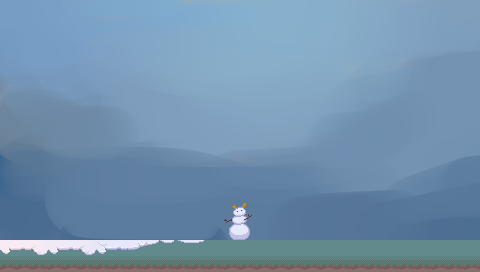

Tiled map render using the project's own tile images. Description and the whole map definition, tile-layer contents included, below:
An orthogonal 30x17 tile map with 16x16 px tiles, 3 tile layers (00sol1, 00sol2, 00sol3), 1 image layer.

<map version="1.2" tiledversion="1.2.3" orientation="orthogonal" renderorder="right-down" width="30" height="17" tilewidth="16" tileheight="16" infinite="0" nextlayerid="16" nextobjectid="1">
 <tileset firstgid="1" source="neige side.tsx" />
 <imagelayer id="12" name="00background" offsetx="-7" offsety="0">
  <image source="neige background.png" width="508" height="270" />
 </imagelayer>
 <layer id="13" name="00sol1" width="30" height="17">
  <data encoding="csv">
0,0,0,0,0,0,0,0,0,0,0,0,0,0,0,0,0,0,0,0,0,0,0,0,0,0,0,0,0,0,
0,0,0,0,0,0,0,0,0,0,0,0,0,0,0,0,0,0,0,0,0,0,0,0,0,0,0,0,0,0,
0,0,0,0,0,0,0,0,0,0,0,0,0,0,0,0,0,0,0,0,0,0,0,0,0,0,0,0,0,0,
0,0,0,0,0,0,0,0,0,0,0,0,0,0,0,0,0,0,0,0,0,0,0,0,0,0,0,0,0,0,
0,0,0,0,0,0,0,0,0,0,0,0,0,0,0,0,0,0,0,0,0,0,0,0,0,0,0,0,0,0,
0,0,0,0,0,0,0,0,0,0,0,0,0,0,0,0,0,0,0,0,0,0,0,0,0,0,0,0,0,0,
0,0,0,0,0,0,0,0,0,0,0,0,0,0,0,0,0,0,0,0,0,0,0,0,0,0,0,0,0,0,
0,0,0,0,0,0,0,0,0,0,0,0,0,0,0,0,0,0,0,0,0,0,0,0,0,0,0,0,0,0,
0,0,0,0,0,0,0,0,0,0,0,0,0,0,0,0,0,0,0,0,0,0,0,0,0,0,0,0,0,0,
0,0,0,0,0,0,0,0,0,0,0,0,0,0,0,0,0,0,0,0,0,0,0,0,0,0,0,0,0,0,
0,0,0,0,0,0,0,0,0,0,0,0,0,0,0,0,0,0,0,0,0,0,0,0,0,0,0,0,0,0,
0,0,0,0,0,0,0,0,0,0,0,0,0,0,0,0,0,0,0,0,0,0,0,0,0,0,0,0,0,0,
0,0,0,0,0,0,0,0,0,0,0,0,0,0,68,69,0,0,0,0,0,0,0,0,0,0,0,0,0,0,
0,0,0,0,0,0,0,0,0,0,0,0,0,0,83,84,0,0,0,0,0,0,0,0,0,0,0,0,0,0,
0,0,0,0,0,0,0,0,0,0,0,0,0,0,98,99,0,0,0,0,0,0,0,0,0,0,0,0,0,0,
121,122,123,124,125,126,127,128,129,130,131,132,133,134,134,134,134,134,134,134,134,134,134,134,134,134,134,134,134,134,
136,136,137,136,136,137,137,137,137,137,137,137,137,137,136,136,136,136,136,136,136,137,136,137,137,137,137,136,137,136
</data>
 </layer>
 <layer id="14" name="00sol2" width="30" height="17">
  <data encoding="csv">
0,0,0,0,0,0,0,0,0,0,0,0,0,0,0,0,0,0,0,0,0,0,0,0,0,0,0,0,0,0,
0,0,0,0,0,0,0,0,0,0,0,0,0,0,0,0,0,0,0,0,0,0,0,0,0,0,0,0,0,0,
0,0,0,0,0,0,0,0,0,0,0,0,0,0,0,0,0,0,0,0,0,0,0,0,0,0,0,0,0,0,
0,0,0,0,0,0,0,0,0,0,0,0,0,0,0,0,0,0,0,0,0,0,0,0,0,0,0,0,0,0,
0,0,0,0,0,0,0,0,0,0,0,0,0,0,0,0,0,0,0,0,0,0,0,0,0,0,0,0,0,0,
0,0,0,0,0,0,0,0,0,0,0,0,0,0,0,0,0,0,0,0,0,0,0,0,0,0,0,0,0,0,
0,0,0,0,0,0,0,0,0,0,0,0,0,0,0,0,0,0,0,0,0,0,0,0,0,0,0,0,0,0,
0,0,0,0,0,0,0,0,0,0,0,0,0,0,0,0,0,0,0,0,0,0,0,0,0,0,0,0,0,0,
0,0,0,0,0,0,0,0,0,0,0,0,0,0,0,0,0,0,0,0,0,0,0,0,0,0,0,0,0,0,
0,0,0,0,0,0,0,0,0,0,0,0,0,0,0,0,0,0,0,0,0,0,0,0,0,0,0,0,0,0,
0,0,0,0,0,0,0,0,0,0,0,0,0,0,0,0,0,0,0,0,0,0,0,0,0,0,0,0,0,0,
0,0,0,0,0,0,0,0,0,0,0,0,0,0,0,0,0,0,0,0,0,0,0,0,0,0,0,0,0,0,
0,0,0,0,0,0,0,0,0,0,0,0,0,0,0,0,0,0,0,0,0,0,0,0,0,0,0,0,0,0,
0,0,0,0,0,0,0,0,0,0,0,0,0,0,0,0,0,0,0,0,0,0,0,0,0,0,0,0,0,0,
0,0,0,0,0,0,0,0,0,0,0,0,0,0,0,0,0,0,0,0,0,0,0,0,0,0,0,0,0,0,
0,0,0,0,0,0,0,0,0,0,0,0,0,0,0,0,0,0,0,0,0,0,0,0,0,0,0,0,0,0,
0,0,0,0,0,0,0,0,0,0,0,0,0,0,0,0,0,0,0,0,0,0,0,0,0,0,0,0,0,0
</data>
 </layer>
 <layer id="15" name="00sol3" width="30" height="17">
  <data encoding="csv">
0,0,0,0,0,0,0,0,0,0,0,0,0,0,0,0,0,0,0,0,0,0,0,0,0,0,0,0,0,0,
0,0,0,0,0,0,0,0,0,0,0,0,0,0,0,0,0,0,0,0,0,0,0,0,0,0,0,0,0,0,
0,0,0,0,0,0,0,0,0,0,0,0,0,0,0,0,0,0,0,0,0,0,0,0,0,0,0,0,0,0,
0,0,0,0,0,0,0,0,0,0,0,0,0,0,0,0,0,0,0,0,0,0,0,0,0,0,0,0,0,0,
0,0,0,0,0,0,0,0,0,0,0,0,0,0,0,0,0,0,0,0,0,0,0,0,0,0,0,0,0,0,
0,0,0,0,0,0,0,0,0,0,0,0,0,0,0,0,0,0,0,0,0,0,0,0,0,0,0,0,0,0,
0,0,0,0,0,0,0,0,0,0,0,0,0,0,0,0,0,0,0,0,0,0,0,0,0,0,0,0,0,0,
0,0,0,0,0,0,0,0,0,0,0,0,0,0,0,0,0,0,0,0,0,0,0,0,0,0,0,0,0,0,
0,0,0,0,0,0,0,0,0,0,0,0,0,0,0,0,0,0,0,0,0,0,0,0,0,0,0,0,0,0,
0,0,0,0,0,0,0,0,0,0,0,0,0,0,0,0,0,0,0,0,0,0,0,0,0,0,0,0,0,0,
0,0,0,0,0,0,0,0,0,0,0,0,0,0,0,0,0,0,0,0,0,0,0,0,0,0,0,0,0,0,
0,0,0,0,0,0,0,0,0,0,0,0,0,0,0,0,0,0,0,0,0,0,0,0,0,0,0,0,0,0,
0,0,0,0,0,0,0,0,0,0,0,0,0,0,0,0,0,0,0,0,0,0,0,0,0,0,0,0,0,0,
0,0,0,0,0,0,0,0,0,0,0,0,0,0,0,0,0,0,0,0,0,0,0,0,0,0,0,0,0,0,
0,0,0,0,0,0,0,0,0,0,0,0,0,0,0,0,0,0,0,0,0,0,0,0,0,0,0,0,0,0,
0,0,0,0,0,0,0,0,0,0,0,0,0,0,0,0,0,0,0,0,0,0,0,0,0,0,0,0,0,0,
0,0,0,0,0,0,0,0,0,0,0,0,0,0,0,0,0,0,0,0,0,0,0,0,0,0,0,0,0,0
</data>
 </layer>
</map>